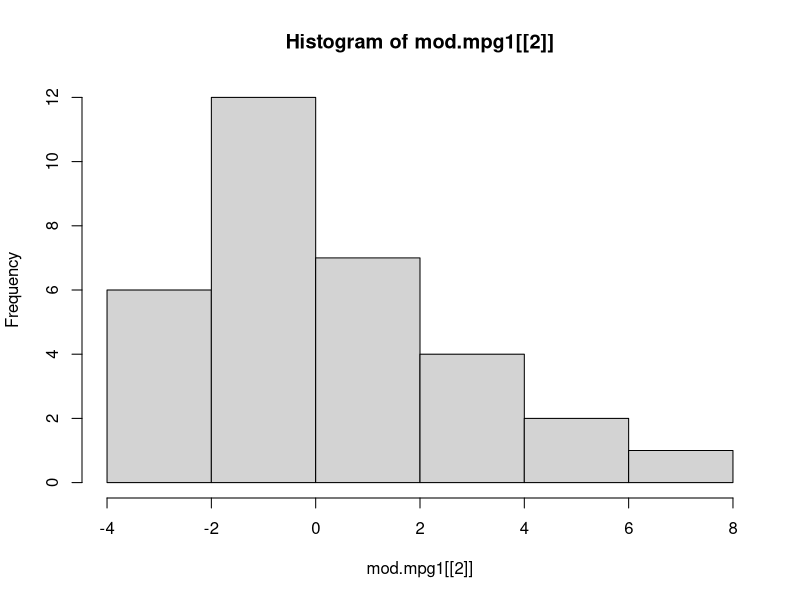
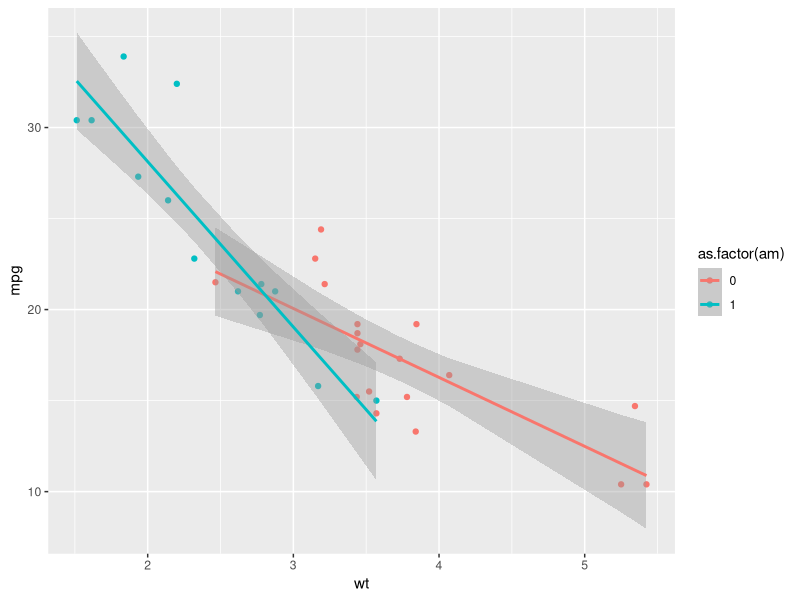
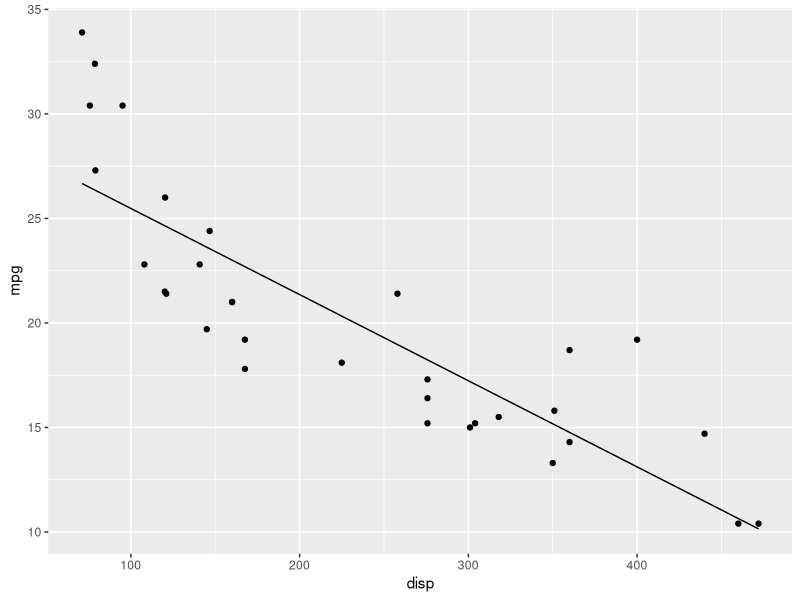
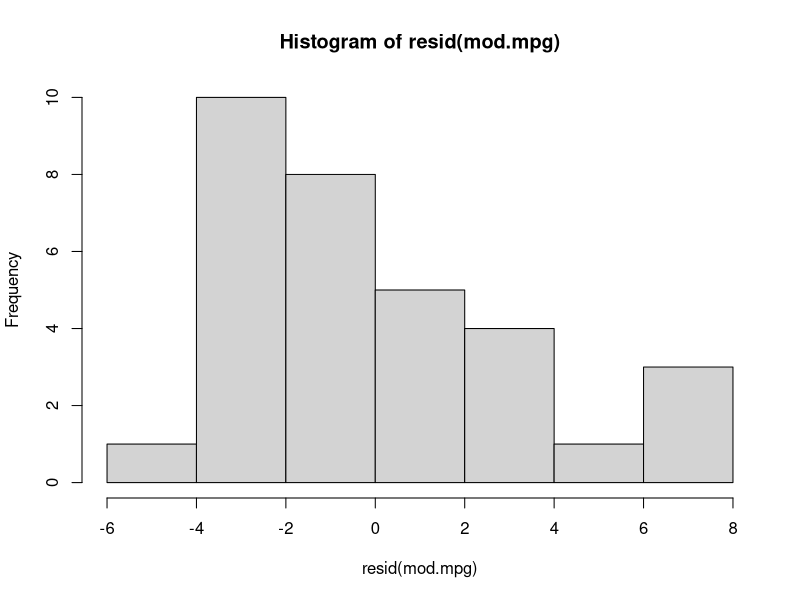
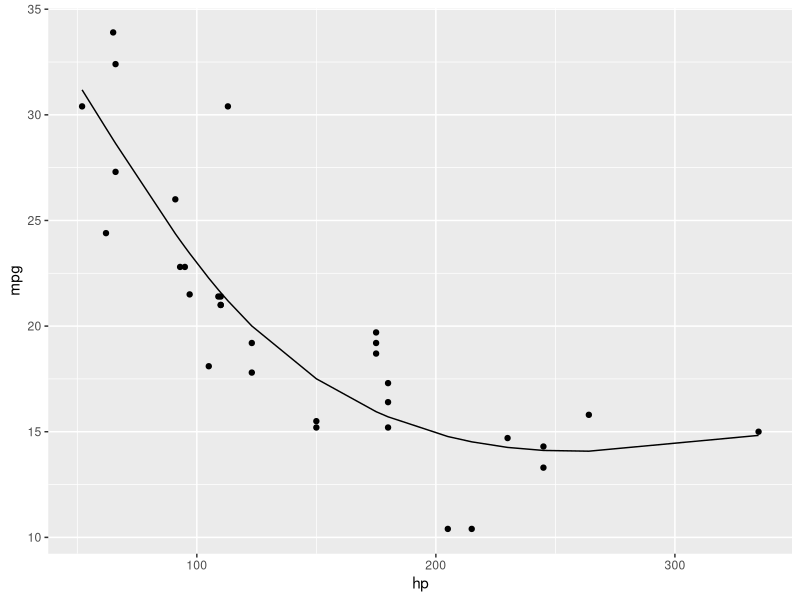
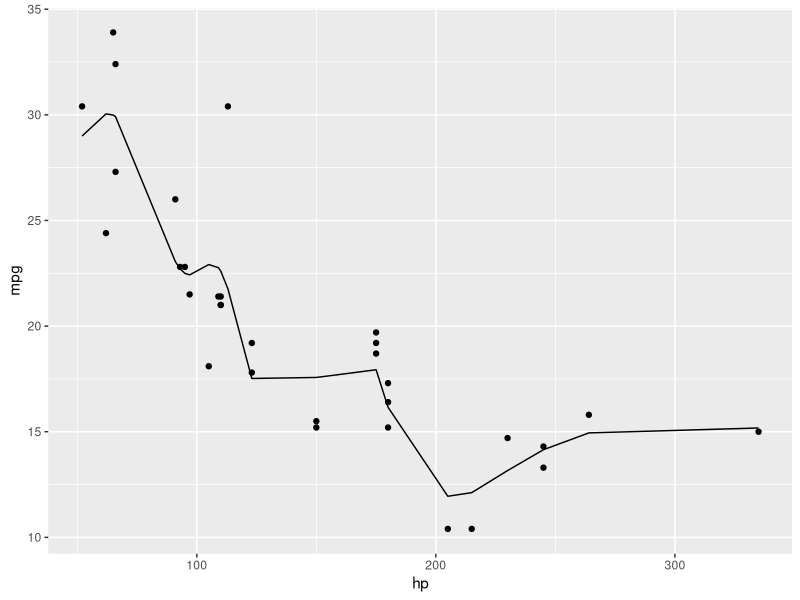
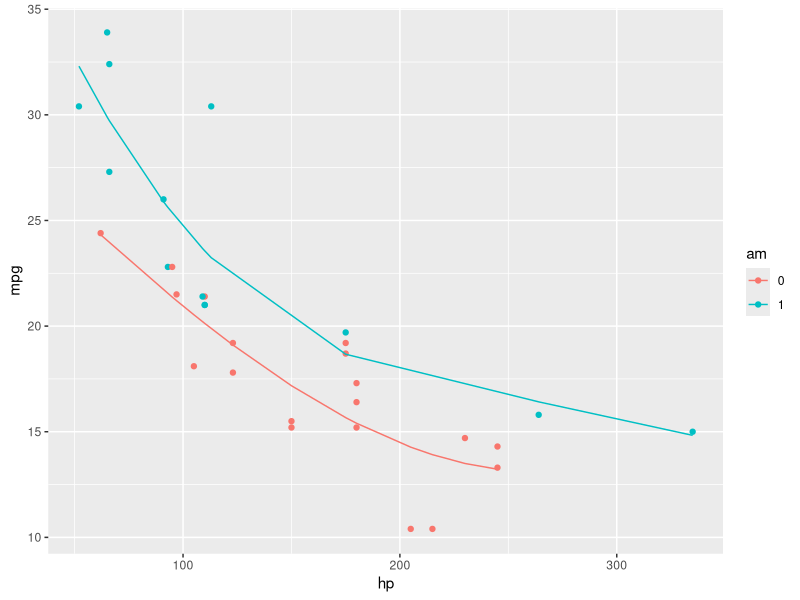
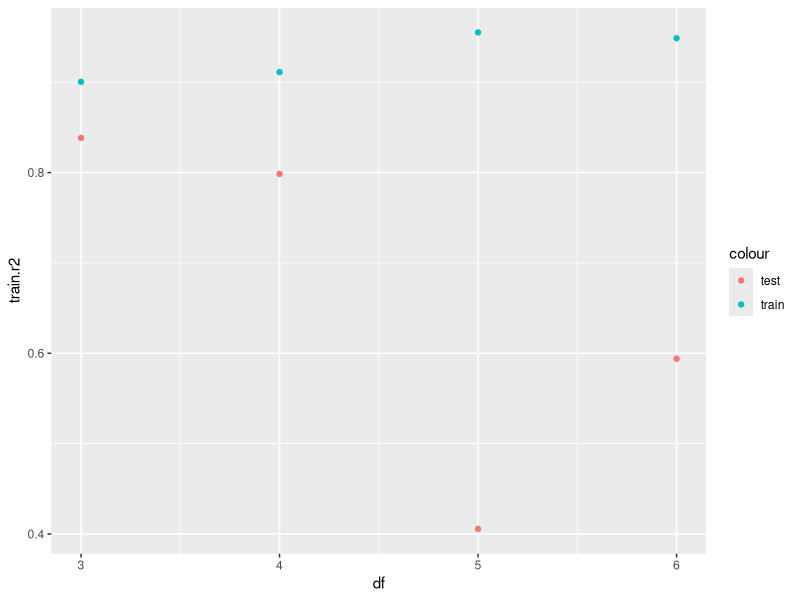

These figures' R source, in order: (Note: this script raises an error after producing the figures.)
## ---- chunk 1
data(mtcars)
str(mtcars)
## ---- chunk 2
lm(mpg ~ hp + wt, data = mtcars)
## ---- chunk 3
lm(mpg ~ hp * wt, data = mtcars)
## ---- chunk 4
lm(mpg ~ (hp + wt) * am, data = mtcars)
## ---- chunk 5
lm(mpg ~ cyl, data = mtcars)
## ---- chunk 6
lm(mpg ~ (cyl + hp + disp)^2, data = mtcars)
## ---- chunk 7
lm(mpg ~ I(cyl + disp), data = mtcars)
## ---- chunk 8
mod.am <- glm(am ~ disp, data = mtcars, family = binomial())
summary(mod.am)
## ---- chunk 9
mtc <- mtcars
mtc$gear <- factor(mtc$gear, ordered = TRUE)
mod.am2 <- glm(am ~ disp + gear, 
              data = mtc, 
              family = binomial(),
              contrasts = list(gear = "contr.poly"))
summary(mod.am2)
## ---- chunk 10
mod.mpg1 <- lm(mpg ~ wt * am, data = mtcars)

typeof(mod.mpg1)
length(mod.mpg1)
names(mod.mpg1)

mod.mpg1[["coefficients"]]
## ---- chunk 11
mod.mpg1[["coefficients"]]
## ---- chunk 12
hist(mod.mpg1[[2]])
## ---- chunk 13
class(mod.mpg1)
methods(class = class(mod.mpg1))
## ---- chunk 14
summary(mod.mpg1)
anova(mod.mpg1)
confint(mod.mpg1)
## ---- chunk 15
methods(summary)
## ---- chunk 16
## install.packages("ggplot2") # uncomment and run if not already installed.
library(ggplot2)

mtc <- transform(mtcars, pred.mpg = predict(mod.mpg1, interval = "confidence"))
mtc <- mtc[order(mtc$wt), ]
                 
ggplot(mtc,
       mapping = aes(x = wt, y = mpg, color = as.factor(am))) +
    geom_point() +
    geom_smooth(mapping = aes(y = pred.mpg.fit,
                              ymin = pred.mpg.lwr,
                              ymax = pred.mpg.upr),
                stat = "identity")
## ---- chunk 17
mod.mpg <- lm(mpg ~ disp, data = mtcars)
## ---- chunk 18
mod.mpg.sum <- summary(mod.mpg)
mod.mpg.sum
## ---- chunk 19
typeof(mod.mpg.sum)
names(mod.mpg.sum)
coef(mod.mpg.sum)

## ---- chunk 20
mod.mpg.sum[["r.squared"]]
## ---- chunk 21
mtc <- transform(mtcars, pred.mpg = predict(mod.mpg))

ggplot(mtc, aes(x = disp, y = mpg)) +
  geom_point() +
  geom_line(aes(y = pred.mpg))
## ---- chunk 22
hist(resid(mod.mpg))
## ---- chunk 23
mod.mpg <- lm(mpg ~ disp*am, data = mtcars)
summary(mod.mpg)
## when am = 0, mpg decreases by 0.028 for every one unit increase in disp.
## when am = 1, mpg descreases by 0.028 + 0.031 = 0.059 for every one unit increase in disp.
## ---- chunk 24
str(mtcars[c("hp", "wt")])
str(scale(mtcars[c("hp", "wt")]))
## ---- chunk 25
mod.mpg2 <- lm(mpg ~ scale(cbind(hp = hp, wt = wt)) * am, data = mtcars)
summary(mod.mpg2)
## ---- chunk 26
summary(lm(mpg ~ disp + I(disp^2) + I(disp^3), data = mtcars))
summary(lm(mpg ~ poly(disp, degree = 3, raw = TRUE), data = mtcars))
## ---- chunk 27
library(splines)
mod.mpg4 <- lm(mpg ~ bs(disp, knots = quantile(disp, c(.25, .50, .75))),
               data = mtcars)
summary(mod.mpg4)
## ---- chunk 28
disp.qtl <- quantile(mtcars$disp, c(.25, .50, .75))
mod.bs.manual <- predict(lm(mpg ~ disp + 
                              I(disp^2) + 
                              I(disp^3) +
                              ifelse(disp > disp.qtl[1], 
                                     (disp - disp.qtl[1])^3, 
                                     0) +
                              ifelse(disp > disp.qtl[2], 
                                     (disp - disp.qtl[2])^3, 
                                     0) +
                              ifelse(disp > disp.qtl[3], 
                                     (disp - disp.qtl[3])^3, 
                                     0),
                            data = mtcars))

## our quick-and-dirty spline captures the same information as those
## generated by the bs function:

all.equal(mod.bs.manual, predict(mod.mpg4))

## although, it is not scaled or parameterized exactly the same.
## ---- chunk 29
mod.mpg.ns3 <- lm(mpg ~ ns(hp, df = 3), data = mtcars)
summary(mod.mpg.ns3)
## ---- chunk 30
mod.mpg.ns8 <- lm(mpg ~ ns(hp, df = 8), data = mtcars)
summary(mod.mpg.ns8)
## ---- chunk 31
mtcars$mpg.ns3 <- predict(mod.mpg.ns3)
mtcars$mpg.ns8 <- predict(mod.mpg.ns8)

ggplot(mtcars, aes(x = hp, y = mpg)) +
  geom_point() +
  geom_line(aes(y = mpg.ns3))

ggplot(mtcars, aes(x = hp, y = mpg)) +
  geom_point() +
  geom_line(aes(y = mpg.ns8))
## ---- chunk 32
summary(mod.mpg.ns3)$r.square
summary(mod.mpg.ns8)$r.square
## ---- chunk 33
mod.mpg.ns3.by.am <- lm(mpg ~ bs(hp, 3) * am, data = mtcars)

ggplot(data = transform(mtcars, 
                 pred.mpg = predict(mod.mpg.ns3.by.am),
                 am = factor(am)),
       mapping = aes(x = hp, y = mpg, color = am)) +
  geom_point() +
  geom_line(mapping = aes(y = pred.mpg))
## ---- chunk 34
rsq = function(model, data, y) {
  y <- data[[y]]
  predict <- predict(model, newdata = data)
  tss = sum((y - mean(y))^2)
  rss = sum((y-predict)^2)
  rsq_ = max(0, 1 - rss/tss)
  return(rsq_)
}
## ---- chunk 35
id.train <- sample(1:nrow(mtcars), floor(nrow(mtcars) * 0.5))
mt.train <- mtcars[id.train, ]
mt.test <- mtcars[-id.train, ]
## ---- chunk 36
model.performance <- function(df, train, test) {
    mod <- lm(mpg ~ bs(disp, df = df), data = train)
    c(train.r2 = rsq(mod, train, "mpg"),
      test.r2 = rsq(mod, test, "mpg"))
}
## ---- chunk 37
dfs <- 3:6 ## parameters we want to iterate over

## fit models using sapply. We could have used a for-loop instead.
performance <- sapply(dfs, model.performance,
                      train = mt.train,
                      test = mt.test,
                      simplify = FALSE)

## arrange the result in a data.frame
performance <- as.data.frame(do.call(rbind, performance))
performance$df <- dfs

performance
## ---- chunk 38
library(ggplot2)

ggplot(performance, aes(x = df)) +
    geom_point(aes(y = train.r2, color = "train")) +
    geom_point(aes(y = test.r2, color = "test"))
## ---- chunk 39
k <- 5

mtcars$partition <- cut(sample(1:nrow(mtcars), nrow(mtcars)), 5) 
## ---- chunk 40
dfs <- 3:6 ## parameters we want to iterate over

## Use a for-loop to iterate over the partitions.
## We could have used sapply instead
performance <- vector(mode = "list", length = k)
names(performance) <- unique(mtcars$partition)
for(partition in names(performance)) {
    ## Fit models using sapply. We could have used a for-loop instead.
    test <- mtcars$partition == partition
    performance[[partition]] <- sapply(dfs,
                                       model.performance,
                                       train = mtcars[!test, ],
                                       test = mtcars[test, ],
                                       simplify = FALSE)
}

## arrange the result in a list of data.frames
performance <- sapply(performance, function(x) {
    x <- as.data.frame(do.call(rbind, x))
    x$df <- dfs
    x},
    simplify = FALSE)

## add partition column
for(partition in names(performance)) {
    performance[[partition]] <- data.frame(performance[[partition]],
                                           partition = partition)
}

## reduce list of data.frames to a single data.frame
performance <- do.call(rbind, performance)

performance
## ---- chunk 41
library(ggplot2)

ggplot(performance, aes(x = df)) +
    geom_point(aes(y = train.r2, color = "train")) +
    geom_point(aes(y = test.r2, color = "test"))
## ---- chunk 42
train <- sample(1:nrow(mtcars), floor(nrow(mtcars)/2))

mt.train <- mtcars[train, ]
mt.test <- mtcars[-train, ]
## ---- chunk 43
model.performance <- function(df, train, test) {
    mod <- lm(mpg ~ ns(hp, df = df), data = train)
    c(train.r2 = rsq(mod, train, "mpg"),
      test.r2 = rsq(mod, test, "mpg"))
}

dfs <- 3:6

ns.performance <- sapply(dfs, model.performance, 
                         train = mt.train,
                         test = mt.test)
## ---- chunk 44
ggplot(mapping = aes(x = dfs)) +
  geom_point(aes(y = ns.performance["train.r2", ],
                 color = "train")) +
  geom_point(aes(y = ns.performance["test.r2", ],
                 color = "test"))
  
## ---- chunk 45
for(i in 1:10) {
  train <- sample(1:nrow(mtcars), floor(nrow(mtcars)/2))
  mt.train <- mtcars[train, ]
  mt.test <- mtcars[-train, ]
  print(sapply(dfs, model.performance, 
               train = mt.train,
               test = mt.test))
}
## ---- chunk 46
## create k partitions
mtcars$splits <- cut(sample(1:nrow(mtcars), 
                            nrow(mtcars)), 
                     breaks = 5, 
                     labels = FALSE)

## iterate over the splits, holding each one out as the test set.
perform.5fold <- lapply(
  unique(mtcars$splits), 
  function(split) {
    train <- mtcars$split == split
    mt.train <- mtcars[train, ]
    mt.test <- mtcars[-train, ]
    data.frame(t(sapply(dfs, model.performance, 
                   train = mt.train,
                   test = mt.test)),
          df = dfs)
  }
)

## collect the k sets of model statistics in a data.frame
perform.5fold <- do.call(rbind, perform.5fold)

## aggregate across the k sets, averaging model statistics for each df
perform.5fold <- lapply(split(perform.5fold, perform.5fold$df),
                        function(x) {
                          data.frame(rsquare = c(mean(x$train.r2),
                                                 mean(x$test.r2)),
                                     data = c("train", "test"),
                                     df = unique(x$df))
                        })

## collect the results
perform.5fold <- do.call(rbind, perform.5fold)

## plot the results
ggplot(perform.5fold, aes(x = df, y = rsquare, color = data)) +
  geom_point()
## ---- chunk 47
mod.mpg5 <- loess(mpg ~ disp, data = mtcars) # default span = 0.75
mod.mpg6 <- loess(mpg ~ disp, span = 0.25, data = mtcars) # less smooth
mod.mpg7 <- loess(mpg ~ disp, span = 2.0, data = mtcars) # more smooth
## ---- chunk 48
library(gam)
mod.mpg8 <- gam(mpg ~ s(disp, spar = 0.1), data = mtcars)
## ---- chunk 49
train <- sample(1:nrow(mtcars), floor(nrow(mtcars)/2))
mt.train <- mtcars[train, ]
mt.test <- mtcars[-train, ]
## ---- chunk 50
library(gam)

spars <- seq(0.1, 0.8, by = 0.1)

## vectors to store results
train.r2 <- c()
test.r2 <- c()

## iterate using a for-loop
for(sp in spars) {
  mod <- gam(mpg ~ s(hp, spar = sp), data = mt.train)
  train.r2 <- c(train.r2, rsq(mod, mt.train, "mpg"))
  test.r2 <- c(test.r2, rsq(mod, mt.test, "mpg"))
}

## arrange the data
gam.r2 <- data.frame(spar = c(spars, spars),
                     set = rep(c("train", "test"), each = length(spars)),
                     r2 = c(train.r2, test.r2))

## ---- chunk 51
ggplot(gam.r2, mapping = aes(x = spar, y = r2, color = set)) +
  geom_point() + 
  geom_line()
## ---- chunk 52
for(i in 1:10) {
  train <- sample(1:nrow(mtcars), floor(nrow(mtcars)/2))
  mt.train <- mtcars[train, ]
  mt.test <- mtcars[-train, ]
  train.r2 <- c()
  test.r2 <- c()
  cat("\nrepeat", i, ":\n")
  for(sp in spars) {
    mod <- gam(mpg ~ s(hp, spar = sp), data = mt.train)
    train.r2 <- c(train.r2, rsq(mod, mt.train, "mpg"))
    test.r2 <- c(test.r2, rsq(mod, mt.test, "mpg"))
  }
  print(cbind(spar = spars, train.r2 = train.r2, teset.r2 = test.r2))
}
## ---- chunk 53
## create k partitions
mtcars$splits <- cut(sample(1:nrow(mtcars), 
                            nrow(mtcars)), 
                     breaks = 5, 
                     labels = FALSE)

## iterate over the splits, holding each one out as the test set.
perform.5fold <- list()
for(split in mtcars$splits) {
  train <- mtcars$split == split
  mt.train <- mtcars[train, ]
  mt.test <- mtcars[-train, ]
  
  train.r2 <- c()
  test.r2 <- c()
  
  for(sp in spars) {
    mod <- gam(mpg ~ s(hp, spar = sp), data = mt.train)
    train.r2 <- c(train.r2, rsq(mod, mt.train, "mpg"))
    test.r2 <- c(test.r2, rsq(mod, mt.test, "mpg"))
  }
  
  gam.r2 <- data.frame(spar = c(spars, spars),
                       set = rep(c("train", "test"), each = length(spars)),
                       r2 = c(train.r2, test.r2))
  perform.5fold <- c(perform.5fold, list(gam.r2))
}

## collect the k sets of model statistics in a data.frame
perform.5fold <- do.call(rbind, perform.5fold)

## aggregate across the k sets, averaging model statistics for each df
perform.5fold <- aggregate(perform.5fold$r2, perform.5fold[c("spar", "set")], FUN = mean)

## plot the results
ggplot(perform.5fold, aes(x = spar, y = x, color = set)) +
  geom_point() +
  geom_line() +
  ylab(expression(R^2))
